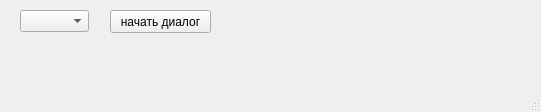
<?xml version="1.0" encoding="UTF-8"?>
<ui version="4.0">
 <class>MainWindow</class>
 <widget class="QMainWindow" name="MainWindow">
  <property name="geometry">
   <rect>
    <x>0</x>
    <y>0</y>
    <width>541</width>
    <height>112</height>
   </rect>
  </property>
  <property name="windowTitle">
   <string>MainWindow</string>
  </property>
  <widget class="QWidget" name="centralwidget">
   <widget class="QComboBox" name="comboBox">
    <property name="geometry">
     <rect>
      <x>20</x>
      <y>10</y>
      <width>69</width>
      <height>22</height>
     </rect>
    </property>
   </widget>
   <widget class="QPushButton" name="pushButton">
    <property name="geometry">
     <rect>
      <x>110</x>
      <y>10</y>
      <width>101</width>
      <height>23</height>
     </rect>
    </property>
    <property name="text">
     <string>начать диалог</string>
    </property>
   </widget>
  </widget>
  <widget class="QMenuBar" name="menubar">
   <property name="geometry">
    <rect>
     <x>0</x>
     <y>0</y>
     <width>541</width>
     <height>21</height>
    </rect>
   </property>
  </widget>
  <widget class="QStatusBar" name="statusbar"/>
 </widget>
 <resources/>
 <connections/>
</ui>
